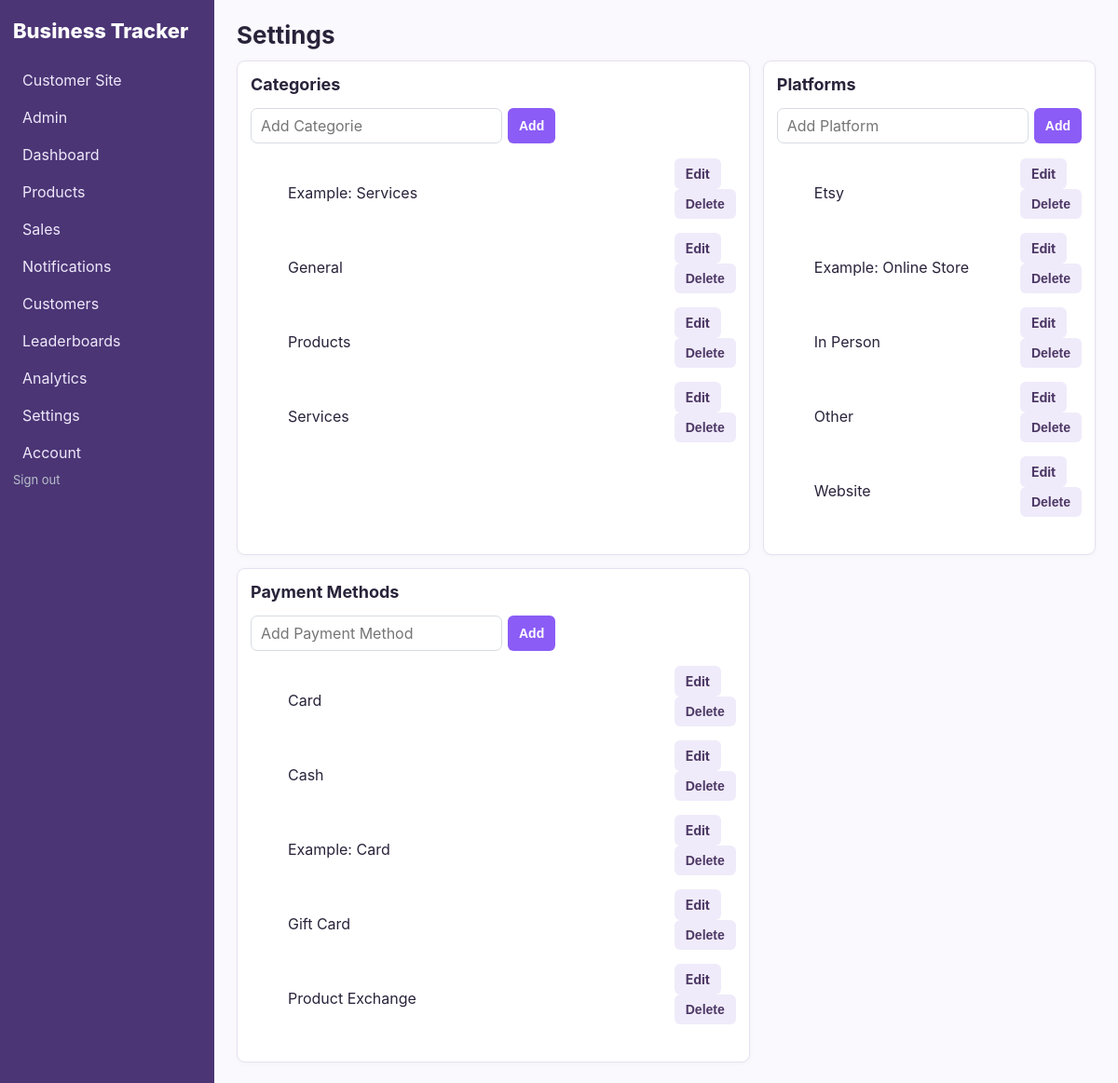
Page /settings (signed in) on the committed database.
### models.py (models this page shows)
class Category(db.Model):
    id = db.Column(db.Integer, primary_key=True)
    owner_id = db.Column(db.Integer, db.ForeignKey('creator_account.id'), nullable=False)
    name = db.Column(db.String(120), nullable=False)
    description = db.Column(db.Text)
    version_id = db.Column(db.Integer, nullable=False, default=1)
    __table_args__ = (db.UniqueConstraint('owner_id', 'name', name='uq_category_owner_name'),)
    __mapper_args__ = {'version_id_col': version_id}
    products = db.relationship('Product', backref='category', lazy=True)

class Platform(db.Model):
    id = db.Column(db.Integer, primary_key=True)
    owner_id = db.Column(db.Integer, db.ForeignKey('creator_account.id'), nullable=False)
    name = db.Column(db.String(120), nullable=False)
    active = db.Column(db.Boolean, default=True)
    version_id = db.Column(db.Integer, nullable=False, default=1)
    __table_args__ = (db.UniqueConstraint('owner_id', 'name', name='uq_platform_owner_name'),)
    __mapper_args__ = {'version_id_col': version_id}

class PaymentMethod(db.Model):
    id = db.Column(db.Integer, primary_key=True)
    owner_id = db.Column(db.Integer, db.ForeignKey('creator_account.id'), nullable=False)
    name = db.Column(db.String(120), nullable=False)
    active = db.Column(db.Boolean, default=True)
    version_id = db.Column(db.Integer, nullable=False, default=1)
    __table_args__ = (db.UniqueConstraint('owner_id', 'name', name='uq_payment_method_owner_name'),)
    __mapper_args__ = {'version_id_col': version_id}

### app.py (the view)
@app.route('/settings', methods=['GET','POST'])
def settings():
    if request.method=='POST':
        model={'category':Category,'platform':Platform,'payment':PaymentMethod}[request.form['kind']]
        name=request.form['name'].strip()
        if name: db.session.add(model(owner_id=g.creator.id, name=name)); db.session.commit(); flash('Setting added.','success')
        return redirect(url_for('settings'))
    return render_template('settings/index.html', categories=Category.query.filter_by(owner_id=g.creator.id).order_by(Category.name).all(), platforms=Platform.query.filter_by(owner_id=g.creator.id).order_by(Platform.name).all(), payments=PaymentMethod.query.filter_by(owner_id=g.creator.id).order_by(PaymentMethod.name).all())

### app.py (called while the page is built, shortened)
@event.listens_for(Session, 'do_orm_execute')
def scope_creator_queries(execute_state):
    if not execute_state.is_select or not execute_state.is_orm_statement or not has_request_context():
        return
    creator_id = getattr(g, 'creator_id', None)
    if getattr(g, 'is_admin', False):
        return
    if not creator_id or request.endpoint in PUBLIC_ENDPOINTS:
        return
    execute_state.statement = execute_state.statement.options(*(
        with_loader_criteria(model, lambda entity: entity.owner_id == creator_id, include_aliases=True)
        for model in TENANT_MODELS
    ))

@app.before_request
def require_creator():
    creator_id = session.get('creator_id')
    creator = db.session.get(CreatorAccount, creator_id) if creator_id else None
    if creator is None or not creator.is_approved:
        session.clear()
        return redirect(url_for('login', next=request.full_path))
    g.creator = creator
    g.creator_id = creator.id
    g.is_admin = creator.is_admin
    if request.endpoint and request.endpoint.startswith('admin_') and not creator.is_admin:
        abort(403)
    if not creator.is_admin and not creator.subscription_exempt and creator.stripe_subscription_status not in ACTIVE_SUBSCRIPTION_STATUSES:
        if request.endpoint not in BILLING_ACCESS_ENDPOINTS:
            return redirect(url_for('seller_billing'))

@app.context_processor
def helpers():
    creator = getattr(g, 'creator', None)
    unread_notifications = []
    if creator and creator.banner_notifications:
        unread_notifications = SellerNotification.query.filter_by(
            owner_id=creator.id, read_at=None
        ).order_by(SellerNotification.created_at.desc()).limit(3).all()
    return {
        'money': lambda x: f'${money(x):,.2f}',
        'current_creator': creator,
        'current_store_customer': getattr(g, 'store_customer', None),
        'unread_notifications': unread_notifications,
    }

### templates/settings/index.html
{% extends 'base.html' %}{% block title %}Settings{% endblock %}{% block heading %}Settings{% endblock %}{% block content %}<div class="grid">{% for kind,title,items in [('category','Categories',categories),('platform','Platforms',platforms),('payment','Payment Methods',payments)] %}<section class="panel"><h2>{{title}}</h2><form method="post" class="inline"><input type="hidden" name="kind" value="{{kind}}"><input name="name" required placeholder="Add {{title[:-1] if title.endswith('s') else title}}"><button class="button">Add</button></form><ul>{% for x in items %}<li class="setting-row"><span>{{x.name}}</span><span><a class="button secondary" href="{{url_for('setting_edit',kind=kind,id=x.id)}}">Edit</a><form class="inline" method="post" action="{{url_for('setting_delete',kind=kind,id=x.id)}}" onsubmit="return confirm('Delete {{x.name}}?')"><input type="hidden" name="version_id" value="{{x.version_id}}"><button class="button secondary danger">Delete</button></form></span></li>{% else %}<li>None configured.</li>{% endfor %}</ul></section>{% endfor %}</div>{% endblock %}

### static/css/app.css (style rules this page uses)
:root { font-family: Inter, system-ui, -apple-system, Segoe UI, sans-serif; color: #20242b; background: #f5f6f8; }
* { box-sizing: border-box; }
body { margin: 0; display: flex; min-height: 100vh; }
h2 { font-size: 18px; margin-top: 0; }
.cards > div, .panel { background: white; border: 1px solid #e2e5ea; border-radius: 9px; padding: 14px; box-shadow: 0 3px 14px #00000008; }
.grid { display: grid; grid-template-columns: 2fr 1fr; gap: 14px; }
.button { display: inline-block; border: 0; background: #2e5cff; color: #fff; padding: 8px 12px; border-radius: 6px; text-decoration: none; cursor: pointer; font-weight: 700; }
.secondary { background: #edf0f5; color: #303641; }
.danger { color: #c93535; }
.form input, .form select, .form textarea, .inline input { padding: 8px 10px; border: 1px solid #d7dbe2; border-radius: 7px; font: inherit; }
.inline { display: flex; gap: 6px; margin-bottom: 10px; }
.setting-row { display: flex; justify-content: space-between; align-items: center; gap: 10px; margin: 5px 0; }
.danger { color: #a33; }
.cards > div, .panel { box-shadow: 0 1px 6px #00000008; }
.button { font-size: 14px; }
.setting-row { margin: 5px 0; }
:root { --purple: #8b5cf6; --purple-dark: #6d3fd6; --purple-soft: #f1ebff; --border: #e6e0f0; }
body { background: #faf9fd; color: #29233a; }
.button { background: var(--purple); }
.secondary { background: #f0ebfa; color: #4c3865; }
.cards > div, .panel { border-color: var(--border); }

### rows in the picture
Category: name "Example: Services"
Category: name "General"
Category: name "Products"
Category: name "Services"
Platform: name "Etsy"
Platform: name "Example: Online Store"
Platform: name "In Person"
Platform: name "Other"
Platform: name "Website"
PaymentMethod: name "Card"
PaymentMethod: name "Cash"
PaymentMethod: name "Example: Card"
PaymentMethod: name "Gift Card"
PaymentMethod: name "Product Exchange"

### other values in the picture
{{ title }} "Categories" "Platforms" "Payment Methods"
